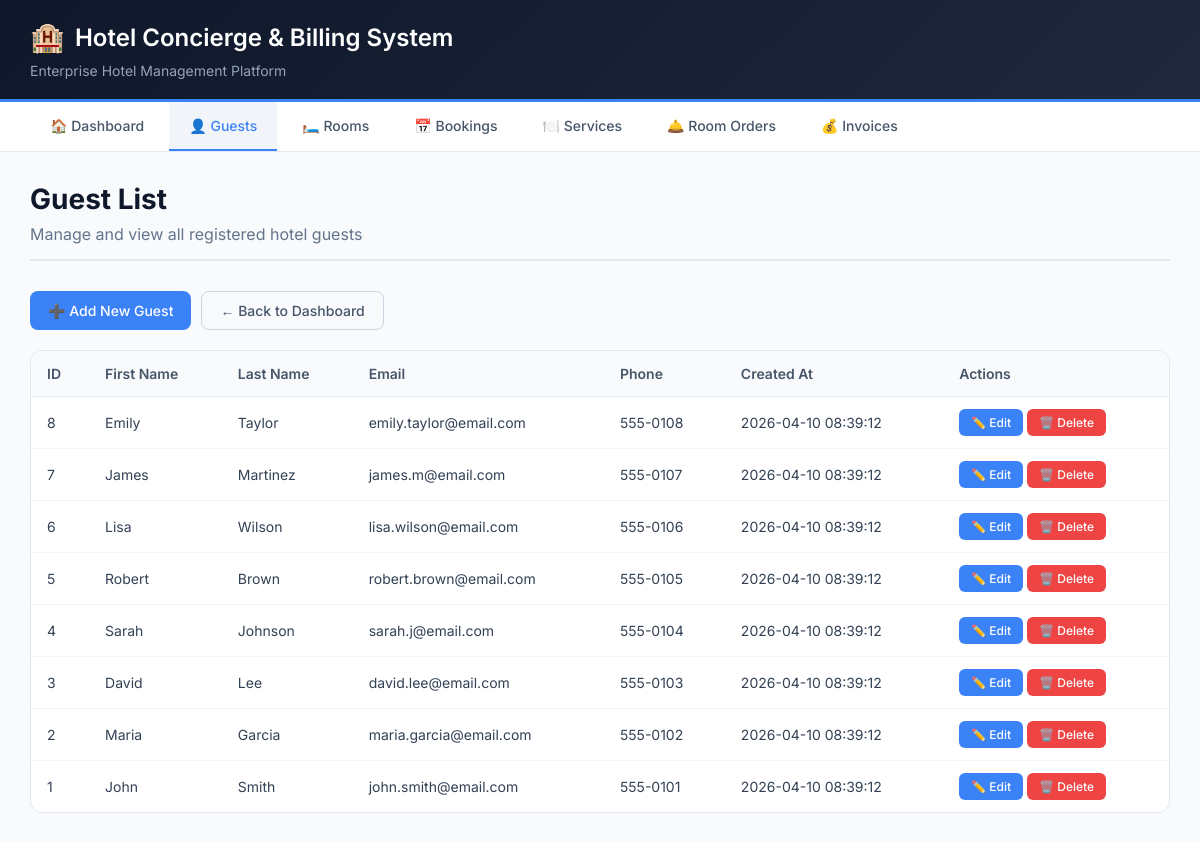
The page /hotel_system/guests/read_guests.php on the database its author committed.
### tables this page shows
CREATE TABLE guests (
    guest_id INT PRIMARY KEY AUTO_INCREMENT,
    first_name VARCHAR(50) NOT NULL,
    last_name VARCHAR(50) NOT NULL,
    email VARCHAR(100) NOT NULL UNIQUE,
    phone VARCHAR(20) NULL,
    address TEXT NULL,
    created_at TIMESTAMP DEFAULT CURRENT_TIMESTAMP
);

### hotel_system/guests/read_guests.php (the view, shortened to what this page needs)
<?php
include '../includes/db_connect.php';
$sql = "SELECT * FROM guests ORDER BY guest_id DESC";
$result = $conn->query($sql);
?>
<!DOCTYPE html>
<html lang="en">
<head>
    <link rel="stylesheet" href="../style.css">
</head>
<body>
    <div class="container">
        <div class="header">
            <h1>Hotel Concierge & Billing System</h1>
            <p>Enterprise Hotel Management Platform</p>
        </div>
        <div class="nav-menu">
            <a href="../index.php" class="nav-item">🏠 Dashboard</a>
            <a href="read_guests.php" class="nav-item active">👤 Guests</a>
            <a href="../rooms/read_rooms.php" class="nav-item">🛏️ Rooms</a>
            <a href="../bookings/read_bookings.php" class="nav-item">📅 Bookings</a>
            <a href="../services/read_services.php" class="nav-item">🍽️ Services</a>
            <a href="../orders/create_order.php" class="nav-item">🛎️ Room Orders</a>
            <a href="../invoices/view_invoice.php" class="nav-item">💰 Invoices</a>
        </div>
        <div class="main-content">
            <h1 class="page-title">Guest List</h1>
            <p class="page-subtitle">Manage and view all registered hotel guests</p>
            <div class="button-group">
                <a href="create_guest.php" class="btn btn-primary">➕ Add New Guest</a>
                <a href="../index.php" class="btn btn-outline">← Back to Dashboard</a>
            </div>
            <div class="table-wrapper">
                <table class="data-table">
                    <thead>
                        <tr>
                            <th>ID</th>
                            <th>First Name</th>
                            <th>Last Name</th>
                            <th>Email</th>
                            <th>Phone</th>
                            <th>Created At</th>
                            <th>Actions</th>
                        </tr>
                    </thead>
                    <tbody>
                        <?php while($row = $result->fetch_assoc()): ?>
                        <tr>
                            <td><?php echo $row['guest_id']; ?></td>
                            <td><?php echo htmlspecialchars($row['first_name']); ?></td>
                            <td><?php echo htmlspecialchars($row['last_name']); ?></td>
                            <td><?php echo htmlspecialchars($row['email']); ?></td>
                            <td><?php echo htmlspecialchars($row['phone']); ?></td>
                            <td><?php echo $row['created_at']; ?></td>
                            <td>
                                <a href="update_guest.php?id=<?php echo $row['guest_id']; ?>" class="btn-edit">✏️ Edit</a>
                                <a href="delete_guest.php?id=<?php echo $row['guest_id']; ?>" class="btn-delete" onclick="return confirmDelete('<?php echo addslashes($row['first_name']); ?>', <?php echo $row['guest_id']; ?>)">🗑️ Delete</a>
                            </td>
                        </tr>
                        <?php endwhile; ?>
                    </tbody>
                </table>
            </div>
        </div>
    </div>
</body>
</html>

### hotel_system/style.css (style rules this page uses)
* { margin: 0; padding: 0; box-sizing: border-box; }
body { font-family: 'Inter', 'Segoe UI', Tahoma, Geneva, Verdana, sans-serif; background: #0f172a; min-height: 100vh; padding: 0; color: #1e293b; }
.container { max-width: 1400px; margin: 0 auto; background: #f8fafc; min-height: 100vh; box-shadow: 0 0 40px rgba(0,0,0,0.1); }
.header { background: linear-gradient(135deg, #0f172a 0%, #1e293b 100%); color: white; padding: 20px 30px; border-bottom: 3px solid #3b82f6; }
.header h1 { font-size: 24px; font-weight: 600; margin: 0; display: flex; align-items: center; gap: 10px; }
.header h1::before { content: "🏨"; font-size: 28px; }
.header p { color: #94a3b8; font-size: 14px; margin-top: 8px; }
.nav-menu { background: white; padding: 0 30px; border-bottom: 1px solid #e2e8f0; display: flex; gap: 5px; flex-wrap: wrap; }
.nav-item { display: inline-block; padding: 15px 20px; color: #475569; text-decoration: none; font-weight: 500; font-size: 14px; transition: all 0.3s; border-bottom: 2px solid transparent; }
.nav-item.active { background: #f1f5f9; color: #3b82f6; border-bottom-color: #3b82f6; }
.main-content { padding: 30px; }
.page-title { font-size: 28px; font-weight: 700; color: #0f172a; margin-bottom: 8px; }
.page-subtitle { color: #64748b; margin-bottom: 30px; padding-bottom: 15px; border-bottom: 2px solid #e2e8f0; }
.btn { display: inline-flex; align-items: center; justify-content: center; gap: 8px; padding: 10px 18px; font-size: 14px; font-weight: 500; text-decoration: none; border-radius: 8px; transition: all 0.2s; cursor: pointer; border: none; font-family: inherit; }
.btn-primary { background: #3b82f6; color: white; }
.btn-outline { background: transparent; border: 1px solid #cbd5e1; color: #475569; }
.btn-edit { background: #3b82f6; color: white; padding: 6px 12px; text-decoration: none; border-radius: 6px; font-size: 12px; font-weight: 500; display: inline-flex; align-items: center; gap: 4px; }
.btn-delete { background: #ef4444; color: white; padding: 6px 12px; text-decoration: none; border-radius: 6px; font-size: 12px; font-weight: 500; display: inline-flex; align-items: center; gap: 4px; }
.table-wrapper { overflow-x: auto; border-radius: 12px; border: 1px solid #e2e8f0; background: white; margin-top: 20px; }
.data-table { width: 100%; border-collapse: collapse; font-size: 14px; }
.data-table th { text-align: left; padding: 14px 16px; background: #f8fafc; color: #475569; font-weight: 600; border-bottom: 1px solid #e2e8f0; }
.data-table td { padding: 12px 16px; border-bottom: 1px solid #f1f5f9; color: #334155; }
.data-table tr:last-child td { border-bottom: none; }
.button-group { margin-bottom: 20px; display: flex; gap: 10px; flex-wrap: wrap; }

### rows shown on the page
guests: guest_id "8", first_name "Emily", last_name "Taylor", email "emily.taylor@email.com", phone "555-0108", created_at "2026-04-10 08:39:12"
guests: guest_id "7", first_name "James", last_name "Martinez", email "james.m@email.com", phone "555-0107", created_at "2026-04-10 08:39:12"
guests: guest_id "6", first_name "Lisa", last_name "Wilson", email "lisa.wilson@email.com", phone "555-0106", created_at "2026-04-10 08:39:12"
guests: guest_id "5", first_name "Robert", last_name "Brown", email "robert.brown@email.com", phone "555-0105", created_at "2026-04-10 08:39:12"
guests: guest_id "4", first_name "Sarah", last_name "Johnson", email "sarah.j@email.com", phone "555-0104", created_at "2026-04-10 08:39:12"
guests: guest_id "3", first_name "David", last_name "Lee", email "david.lee@email.com", phone "555-0103", created_at "2026-04-10 08:39:12"
guests: guest_id "2", first_name "Maria", last_name "Garcia", email "maria.garcia@email.com", phone "555-0102", created_at "2026-04-10 08:39:12"
guests: guest_id "1", first_name "John", last_name "Smith", email "john.smith@email.com", phone "555-0101", created_at "2026-04-10 08:39:12"
